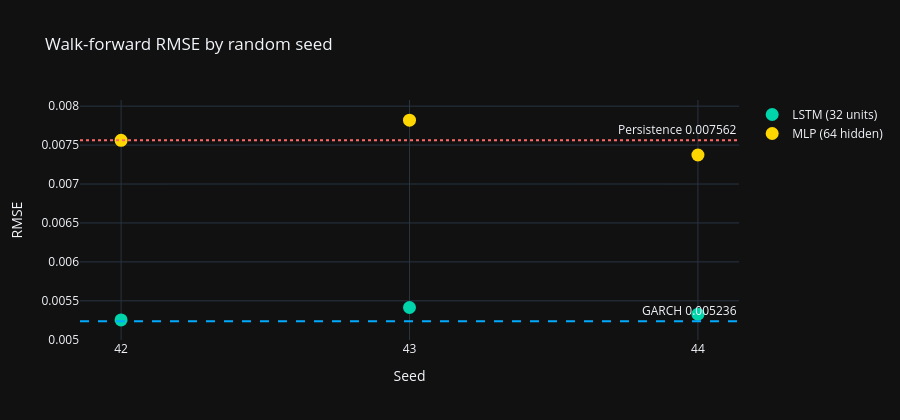

The notebook cell this image was saved under:
### Code cell
fig = go.Figure()
fig.add_trace(go.Scatter(
    x=[str(s) for s in SEED_LIST], y=lstm_rmses,
    mode='markers', name=f'LSTM ({LSTM_UNITS} units)',
    marker=dict(color='#00d4aa', size=13),
))
fig.add_trace(go.Scatter(
    x=[str(s) for s in SEED_LIST], y=mlp_rmses,
    mode='markers', name=f'MLP ({MLP_HIDDEN} hidden)',
    marker=dict(color='#ffd700', size=13),
))
fig.add_hline(y=GARCH_RMSE, line_dash='dash', line_color='#00aaff',
              annotation_text=f'GARCH {GARCH_RMSE:.6f}')
fig.add_hline(y=pers_rmse_check, line_dash='dot', line_color='#ff6b6b',
              annotation_text=f'Persistence {pers_rmse_check:.6f}')
fig.update_layout(
    template='plotly_dark',
    title='Walk-forward RMSE by random seed',
    xaxis_title='Seed', yaxis_title='RMSE',
    height=420,
)
fig.show()

seeds_losing_garch = len(SEED_LIST) - seeds_beating_garch - seeds_tied_garch
outcome_counts = (
    f"{seeds_beating_garch} beat {GARCH_LABEL} beyond the "
    f"{RMSE_MATERIAL:.0%} materiality threshold, {seeds_tied_garch} tied "
    f"within it and {seeds_losing_garch} fell short beyond it"
)
if max(seeds_beating_garch, seeds_tied_garch,
       seeds_losing_garch) == len(SEED_LIST):
    stability_verdict = (
        f"Of {len(SEED_LIST)} seeds, {outcome_counts}. Every seed gives the "
        "same answer, so the conclusion does not depend on which run is "
        "reported."
    )
else:
    stability_verdict = (
        f"Of {len(SEED_LIST)} seeds, {outcome_counts}. The answer to this "
        "notebook's central question depends on which run happens to be "
        "reported, which means no single run should be reported as the answer."
    )

display(Markdown(f"""
### What the spread means

LSTM walk-forward RMSE ranges from {lstm_rmse_min:.6f} to {lstm_rmse_max:.6f}
across {len(SEED_LIST)} seeds, a spread of {lstm_spread_pct:.1f}% of the
smaller value, with standard deviation {lstm_rmse_sd:.6f}. The MLP spread is
{mlp_spread_pct:.1f}%.

{stability_verdict}

Every element of these runs is identical except the seed: same data, same
splits, same architecture, same refit schedule, same hardware. The seed alone
moves LSTM RMSE by {lstm_spread_pct:.1f}%, so any single seed's gap to
{GARCH_LABEL} should be read against that spread. That is why the verdict
above counts every seed against the {RMSE_MATERIAL:.0%} materiality threshold
rather than relying on one.

GARCH has no equivalent spread. Maximum likelihood on a fixed sample returns
the same coefficients on every run, so its {GARCH_RMSE:.6f} is a property of
the data rather than of one execution. For a model whose output feeds a daily
risk report, that difference is not a technicality: a forecast that changes
when the pipeline is re-run is a forecast that has to be versioned, logged and
explained.

The sections that follow use the primary seed ({SEED}) so the diagnostics
remain directly comparable to Notebook 05. Read every figure in them as one
draw from the distribution above.
"""))

### Figure 1 — Plotly figure (JSON) as saved in the notebook; plotly's stock layout.template omitted (floating-point values rounded to 4 significant figures)
{"data": [{"marker": {"color": "#00d4aa", "size": 13}, "mode": "markers", "name": "LSTM (32 units)", "type": "scatter", "x": ["42", "43", "44"], "y": [0.005255, 0.005415, 0.005328]}, {"marker": {"color": "#ffd700", "size": 13}, "mode": "markers", "name": "MLP (64 hidden)", "type": "scatter", "x": ["42", "43", "44"], "y": [0.007561, 0.007821, 0.007373]}], "layout": {"annotations": [{"showarrow": false, "text": "GARCH 0.005236", "x": 1, "xanchor": "right", "xref": "x domain", "y": 0.005236, "yanchor": "bottom", "yref": "y"}, {"showarrow": false, "text": "Persistence 0.007562", "x": 1, "xanchor": "right", "xref": "x domain", "y": 0.007562, "yanchor": "bottom", "yref": "y"}], "height": 420, "shapes": [{"line": {"color": "#00aaff", "dash": "dash"}, "type": "line", "x0": 0, "x1": 1, "xref": "x domain", "y0": 0.005236, "y1": 0.005236, "yref": "y"}, {"line": {"color": "#ff6b6b", "dash": "dot"}, "type": "line", "x0": 0, "x1": 1, "xref": "x domain", "y0": 0.007562, "y1": 0.007562, "yref": "y"}], "title": {"text": "Walk-forward RMSE by random seed"}, "xaxis": {"title": {"text": "Seed"}}, "yaxis": {"title": {"text": "RMSE"}}}}
